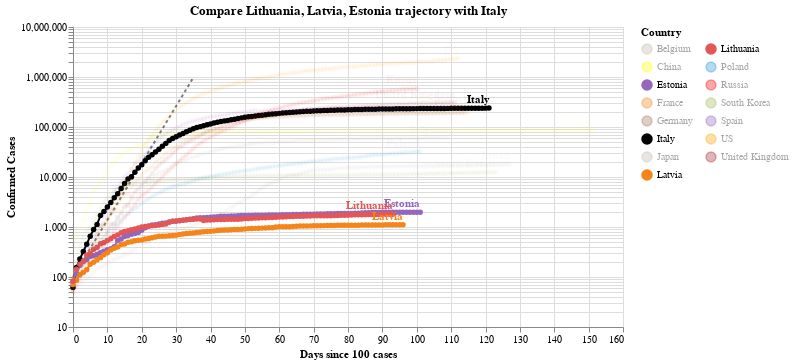

The code cell stored with this chart in its notebook:
### Code cell
#hide_input
chart3 = make_since_chart(dff2, ['Lithuania', 'Latvia', 'Estonia'], baseline_countries)
chart3

### Figure 1 — Vega-Lite specification as saved in the notebook (floating-point values rounded to 4 significant figures; data arrays with more than 128 entries replaced by an {"elided": "..."} marker saying what was removed)
{"config": {"view": {"continuousWidth": 400, "continuousHeight": 300}}, "layer": [{"data": {"name": "data-628230001892d6798b50651be41d1b3e"}, "mark": {"type": "line", "color": "black", "opacity": 0.5, "strokeDash": [3, 3]}, "encoding": {"x": {"type": "quantitative", "field": "Days since 100 cases"}, "y": {"type": "quantitative", "field": "Confirmed Cases"}}}, {"data": {"name": "data-4441de4a84ba261c17a7199214ae8e80"}, "mark": {"type": "line", "point": true}, "encoding": {"color": {"type": "nominal", "field": "Country", "legend": {"columns": 2}, "scale": {"domain": ["Belgium", "China", "Estonia", "France", "Germany", "Italy", "Japan", "Latvia", "Lithuania", "Poland", "Russia", "South Korea", "Spain", "US", "United Kingdom"], "range": ["#C1B7AD", "yellow", "#9467bd", "#F58518", "#9D755D", "black", "#C1B7AD", "#F58518", "#E45756", "#2495D3", "red", "#A1BA59", "#9467bd", "orange", "brown"]}}, "opacity": {"condition": {"value": 1, "selection": "selector002"}, "value": 0.05}, "tooltip": [{"type": "nominal", "field": "Country"}, {"type": "temporal", "field": "Date"}, {"type": "quantitative", "field": "Confirmed Cases"}, {"type": "quantitative", "field": "Days since 100 cases"}], "x": {"type": "quantitative", "field": "Days since 100 cases"}, "y": {"type": "quantitative", "field": "Confirmed Cases", "scale": {"type": "log"}}}, "selection": {"selector002": {"type": "multi", "fields": ["Country"], "bind": "legend", "init": [{"Country": "Lithuania"}, {"Country": "Latvia"}, {"Country": "Estonia"}, {"Country": "Italy"}]}}, "width": 550}, {"data": {"name": "data-4441de4a84ba261c17a7199214ae8e80"}, "mark": {"type": "text", "align": "right", "dy": -8, "fontWeight": "bold"}, "encoding": {"color": {"type": "nominal", "field": "Country", "legend": {"columns": 2}, "scale": {"domain": ["Belgium", "China", "Estonia", "France", "Germany", "Italy", "Japan", "Latvia", "Lithuania", "Poland", "Russia", "South Korea", "Spain", "US", "United Kingdom"], "range": ["#C1B7AD", "yellow", "#9467bd", "#F58518", "#9D755D", "black", "#C1B7AD", "#F58518", "#E45756", "#2495D3", "red", "#A1BA59", "#9467bd", "orange", "brown"]}}, "opacity": {"condition": {"value": 1, "selection": "selector002"}, "value": 0.05}, "text": {"type": "nominal", "field": "Country"}, "tooltip": [{"type": "nominal", "field": "Country"}, {"type": "temporal", "field": "Date"}, {"type": "quantitative", "field": "Confirmed Cases"}, {"type": "quantitative", "field": "Days since 100 cases"}], "x": {"type": "quantitative", "field": "Days since 100 cases"}, "y": {"type": "quantitative", "field": "Confirmed Cases", "scale": {"type": "log"}}}, "transform": [{"filter": "(datum['Date'] >= 1592784000000)"}], "width": 550}], "title": "Compare Lithuania, Latvia, Estonia trajectory with Italy", "$schema": "https://vega.github.io/schema/vega-lite/v4.0.2.json", "datasets": {"data-628230001892d6798b50651be41d1b3e": [{"Days since 100 cases": 0, "Confirmed Cases": 100.0}, {"Days since 100 cases": 1, "Confirmed Cases": 130.0}, {"Days since 100 cases": 2, "Confirmed Cases": 169.0}, {"Days since 100 cases": 3, "Confirmed Cases": 219.7}, {"Days since 100 cases": 4, "Confirmed Cases": 285.6}, {"Days since 100 cases": 5, "Confirmed Cases": 371.3}, {"Days since 100 cases": 6, "Confirmed Cases": 482.7}, {"Days since 100 cases": 7, "Confirmed Cases": 627.5}, {"Days since 100 cases": 8, "Confirmed Cases": 815.7}, {"Days since 100 cases": 9, "Confirmed Cases": 1060.0}, {"Days since 100 cases": 10, "Confirmed Cases": 1379.0}, {"Days since 100 cases": 11, "Confirmed Cases": 1792.0}, {"Days since 100 cases": 12, "Confirmed Cases": 2330.0}, {"Days since 100 cases": 13, "Confirmed Cases": 3029.0}, {"Days since 100 cases": 14, "Confirmed Cases": 3937.0}, {"Days since 100 cases": 15, "Confirmed Cases": 5119.0}, {"Days since 100 cases": 16, "Confirmed Cases": 6654.0}, {"Days since 100 cases": 17, "Confirmed Cases": 8650.0}, {"Days since 100 cases": 18, "Confirmed Cases": 11250.0}, {"Days since 100 cases": 19, "Confirmed Cases": 14620.0}, {"Days since 100 cases": 20, "Confirmed Cases": 19000.0}, {"Days since 100 cases": 21, "Confirmed Cases": 24710.0}, {"Days since 100 cases": 22, "Confirmed Cases": 32120.0}, {"Days since 100 cases": 23, "Confirmed Cases": 41750.0}, {"Days since 100 cases": 24, "Confirmed Cases": 54280.0}, {"Days since 100 cases": 25, "Confirmed Cases": 70560.0}, {"Days since 100 cases": 26, "Confirmed Cases": 91730.0}, {"Days since 100 cases": 27, "Confirmed Cases": 119300.0}, {"Days since 100 cases": 28, "Confirmed Cases": 155000.0}, {"Days since 100 cases": 29, "Confirmed Cases": 201500.0}, {"Days since 100 cases": 30, "Confirmed Cases": 262000.0}, {"Days since 100 cases": 31, "Confirmed Cases": 340600.0}, {"Days since 100 cases": 32, "Confirmed Cases": 442800.0}, {"Days since 100 cases": 33, "Confirmed Cases": 575600.0}, {"Days since 100 cases": 34, "Confirmed Cases": 748300.0}, {"Days since 100 cases": 35, "Confirmed Cases": 972800.0}], "data-4441de4a84ba261c17a7199214ae8e80": {"elided": "1703 records"}}}
